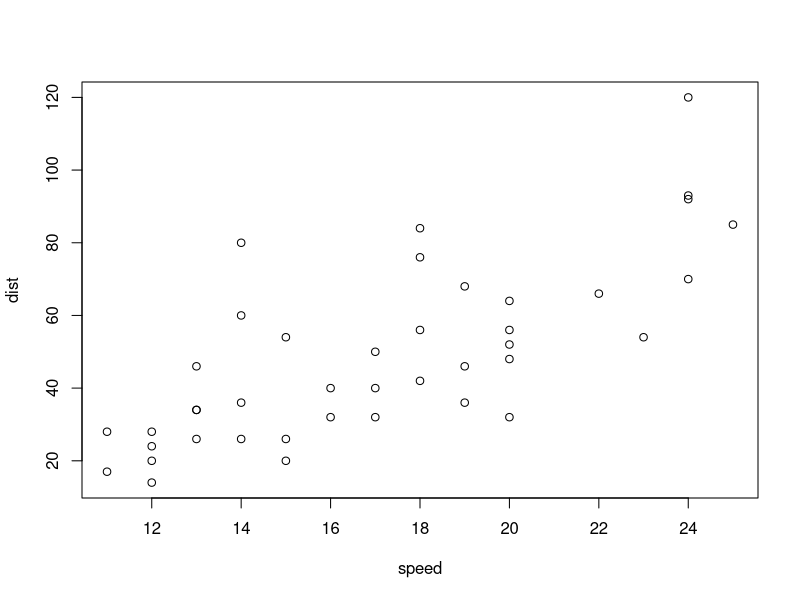

Recreate this plot in R.
## ---- chunk 1
plot(cars[10:50,])
